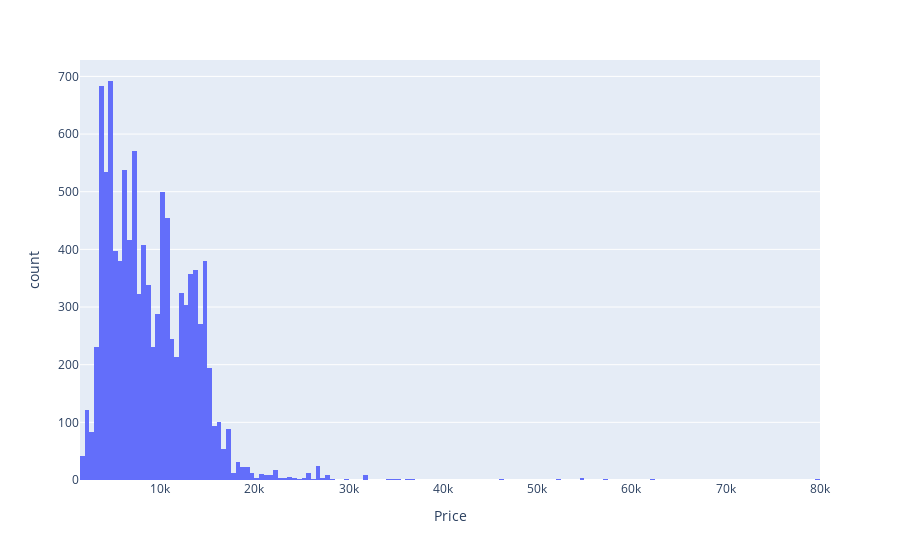

The cell this chart's notebook holds for it:
### Markdown cell above
- In depth check for Numerical columns

### Code cell
px.histogram(data_frame= df, x= 'Price')

### Figure 1 — Plotly figure (JSON) as saved in the notebook; plotly's stock layout.template omitted (floating-point values rounded to 4 significant figures; data arrays with more than 128 entries replaced by an {"elided": "..."} marker saying what was removed)
{"data": [{"alignmentgroup": "True", "bingroup": "x", "hovertemplate": "Price=%{x}<br>count=%{y}<extra></extra>", "legendgroup": "", "marker": {"color": "#636efa", "pattern": {"shape": ""}}, "name": "", "offsetgroup": "", "orientation": "v", "showlegend": false, "type": "histogram", "x": {"elided": "10461 int values"}, "xaxis": "x", "yaxis": "y"}], "layout": {"barmode": "relative", "legend": {"tracegroupgap": 0}, "margin": {"t": 60}, "xaxis": {"anchor": "y", "domain": [0, 1], "title": {"text": "Price"}}, "yaxis": {"anchor": "x", "domain": [0, 1], "title": {"text": "count"}}}}
